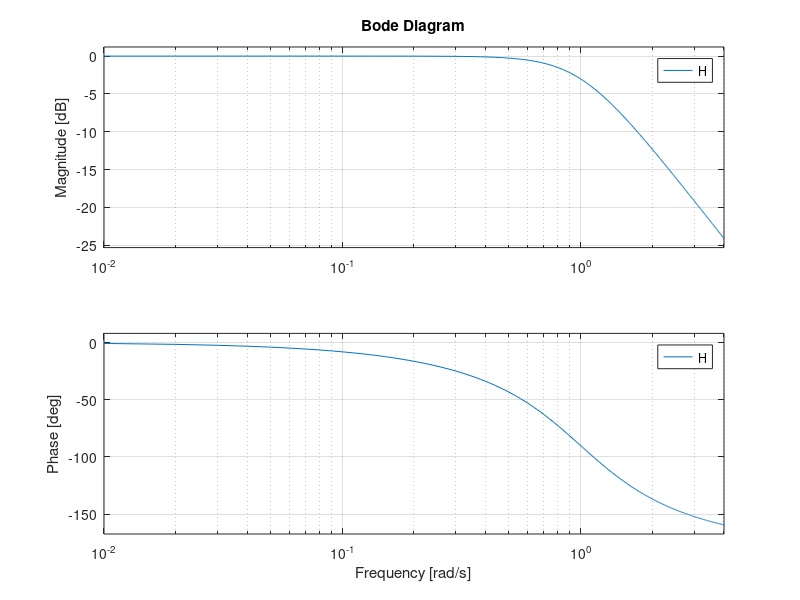

Reproduce this figure in MATLAB.
w = 0:.01:4; % frequencies at which the magnitude and phase response will be evaluated in rad/s
npoles = 2;  % number of filter poles
[z,p,k] = buttap(npoles); % npoles filter
[b,a] = zp2tf(z,p,k); % convert to difference equation coefficients
figure
if exist('tf','file')>0 % tf() and bode() require control systems toolbox
    H = tf(b,a); % convert to a transfer function object
    bode(H,w);
else % freqs() only requires the signal processing toolbox
    freqs(b,a,w)
end
